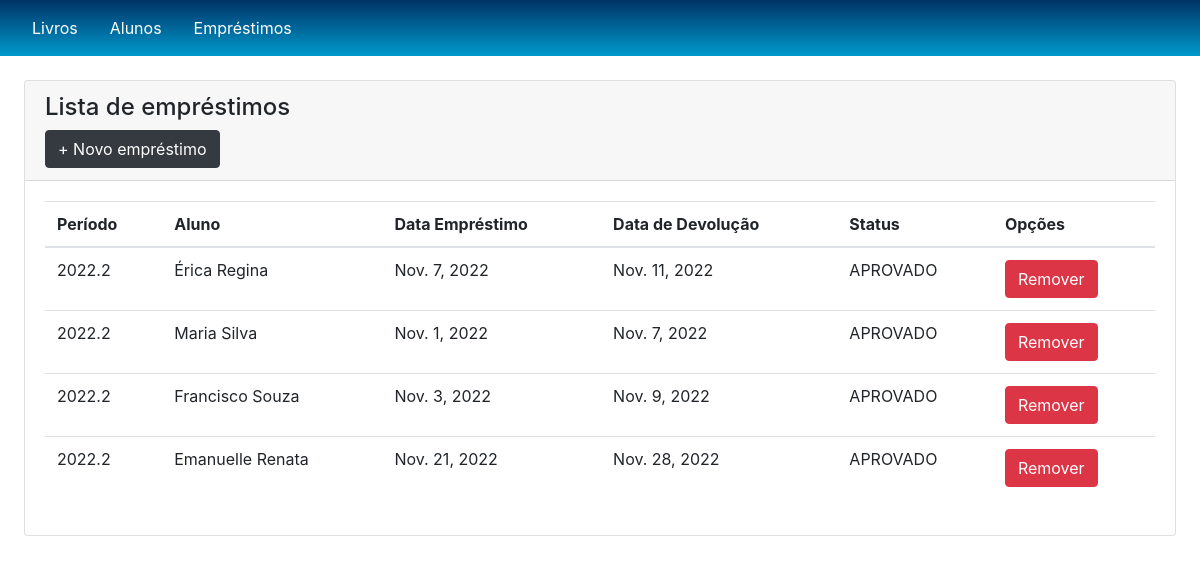
The page /emprestimo-list on the database its author committed.
### main/models.py (models this page shows, shortened)
class Emprestimo(models.Model):
    periodo = models.CharField(max_length=10)
    aluno = models.ForeignKey(Aluno, on_delete=models.CASCADE)
    data_emprestimo = models.DateField()
    data_entrega = models.DateField()
    livro = models.ManyToManyField(Livro)
    status_emprestimo = models.CharField(max_length=150,choices=CLASSES_CHOICES)

class Aluno(models.Model):
    nome = models.CharField(max_length=150)
    matricula = models.CharField(max_length=20)
    email = models.EmailField()
    endereco = models.CharField(max_length=350)
    cidade = models.CharField(max_length=100)
    telefone = models.CharField(max_length=15)
    def __str__(self):
        return self.nome

### main/views.py (the view)
# urls.py: path('emprestimo-list', views.emprestimoList, name='emprestimo-list'),
def emprestimoList(request):
    emprestimos = Emprestimo.objects.all()
    return render(request,"emprestimo-list.html",{'emprestimos':emprestimos})

### main/templates/emprestimo-list.html
{% extends "base.html" %}
{% block content %}
<div class="container-fluid px-4">
    <div class="card mt-4">
        <div class="card-header">
            <h4>Lista de empréstimos</h4>
            <a type="button" class="btn btn-dark float-end" href="{%url 'emprestimo-create' %}">+ Novo empréstimo</a>
        </div>
        <div class="card-body" style="overflow-x:auto;">
            <table class="table">
                <thead>
                    <tr>
                        <th scope="col">Período</th>
                        <th scope="col">Aluno</th>
                        <th scope="col">Data Empréstimo</th>
                        <th scope="col">Data de Devolução</th>
                        <th scope="col">Status</th>
                        <th>Opções</th>
                    </tr>
                </thead>
                <tbody>
                    {% for emprestimo in emprestimos %}
                    <tr>
                        <td>{{ emprestimo.periodo }}</td>
                        <td>{{ emprestimo.aluno }}</td>
                        <td>{{ emprestimo.data_emprestimo }}</td>
                        <td>{{ emprestimo.data_entrega }}</td>
                        <td>{{ emprestimo.status_emprestimo }}</td>
                        <td>
                            <a type="button" class="btn btn-danger" href="/emprestimo-delete/{{ emprestimo.id }}">Remover</a>
                        </td>
                    </tr>
                    {% endfor %}
                </tbody>
            </table>
        </div>
    </div>
</div>
{% endblock %}

### rows shown on the page
Emprestimo: periodo "2022.2", aluno "Érica Regina", data_emprestimo "Nov. 7, 2022", data_entrega "Nov. 11, 2022", status_emprestimo "APROVADO"
Emprestimo: periodo "2022.2", aluno "Maria Silva", data_emprestimo "Nov. 1, 2022", data_entrega "Nov. 7, 2022", status_emprestimo "APROVADO"
Emprestimo: periodo "2022.2", aluno "Francisco Souza", data_emprestimo "Nov. 3, 2022", data_entrega "Nov. 9, 2022", status_emprestimo "APROVADO"
Emprestimo: periodo "2022.2", aluno "Emanuelle Renata", data_emprestimo "Nov. 21, 2022", data_entrega "Nov. 28, 2022", status_emprestimo "APROVADO"
